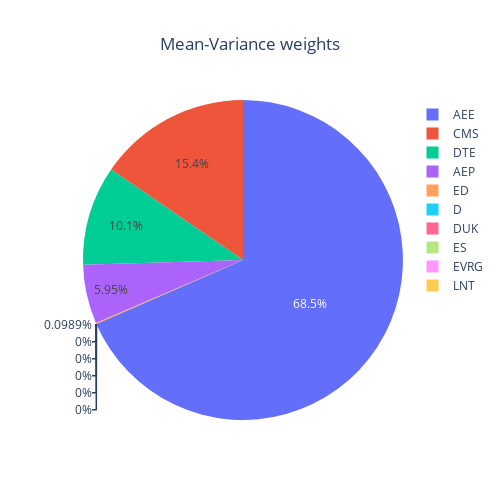

The code cell stored with this chart in its notebook:
### Code cell
weightsPlot(MVOTangentPortfolio(prices = prices), title = "Mean-Variance weights")

### Figure 1 — Plotly figure (JSON) as saved in the notebook; plotly's stock layout.template omitted (floating-point values rounded to 4 significant figures)
{"data": [{"labels": ["AEE", "AEP", "CMS", "D", "DTE", "DUK", "ED", "ES", "EVRG", "LNT"], "type": "pie", "values": [0.6846, 0.05953, 0.1542, 0, 0.1006, 0, 0.0009887, 0, 0, 0]}], "layout": {"height": 500, "title": {"text": "Mean-Variance weights", "x": 0.5}, "width": 500}}
